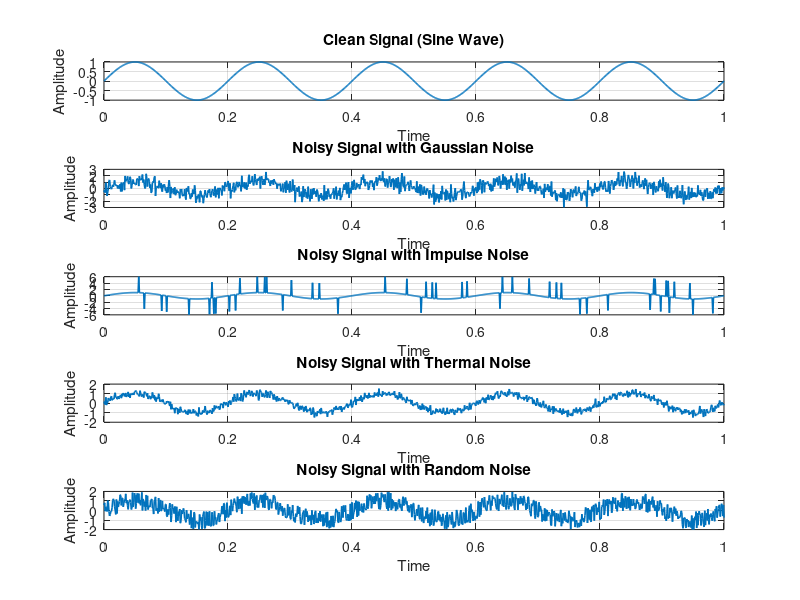

Here is the MATLAB script that generated this plot:
clc;
clear;
close all;

% Simulate a clean signal (sine wave)
fs = 1000;                     % Sampling frequency
t = linspace(0, 1, fs);        % Time vector
freq = 5;                      % Frequency of sine wave
clean_signal = sin(2*pi*freq*t);

% 1. Gaussian Noise
mean_val = 0;
variance = 0.5;
gaussian_noise = mean_val + sqrt(variance) * randn(1, fs);
noisy_signal_gaussian = clean_signal + gaussian_noise;

% 2. Impulse Noise
impulse_noise = zeros(1, fs);
impulse_positions = randi([1 fs], 1, 50);
impulse_values = 5 * (2*randi([0 1], 1, 50) - 1); % Generates -5 or 5
impulse_noise(impulse_positions) = impulse_values;
noisy_signal_impulse = clean_signal + impulse_noise;

% 3. Thermal Noise
thermal_mean = 0;
thermal_variance = 0.05;
thermal_noise = thermal_mean + sqrt(thermal_variance) * randn(1, fs);
noisy_signal_thermal = clean_signal + thermal_noise;

% 4. Random Noise
random_noise = -1 + 2*rand(1, fs);  % Uniform distribution between -1 and 1
noisy_signal_random = clean_signal + random_noise;

% Plotting
figure;

subplot(5,1,1);
plot(t, clean_signal, 'LineWidth', 1.2);
title('Clean Signal (Sine Wave)');
xlabel('Time');
ylabel('Amplitude');
grid on;

subplot(5,1,2);
plot(t, noisy_signal_gaussian, 'LineWidth', 1.2);
title('Noisy Signal with Gaussian Noise');
xlabel('Time');
ylabel('Amplitude');
grid on;

subplot(5,1,3);
plot(t, noisy_signal_impulse, 'LineWidth', 1.2);
title('Noisy Signal with Impulse Noise');
xlabel('Time');
ylabel('Amplitude');
grid on;

subplot(5,1,4);
plot(t, noisy_signal_thermal, 'LineWidth', 1.2);
title('Noisy Signal with Thermal Noise');
xlabel('Time');
ylabel('Amplitude');
grid on;

subplot(5,1,5);
plot(t, noisy_signal_random, 'LineWidth', 1.2);
title('Noisy Signal with Random Noise');
xlabel('Time');
ylabel('Amplitude');
grid on;

% SNR Calculation
snr_gaussian = 10 * log10(var(clean_signal) / var(gaussian_noise));
snr_impulse  = 10 * log10(var(clean_signal) / var(impulse_noise));
snr_thermal  = 10 * log10(var(clean_signal) / var(thermal_noise));
snr_random   = 10 * log10(var(clean_signal) / var(random_noise));

fprintf('Signal-to-Noise Ratio (SNR) with Gaussian Noise: %.2f dB\n', snr_gaussian);
fprintf('Signal-to-Noise Ratio (SNR) with Impulse Noise: %.2f dB\n', snr_impulse);
fprintf('Signal-to-Noise Ratio (SNR) with Thermal Noise: %.2f dB\n', snr_thermal);
fprintf('Signal-to-Noise Ratio (SNR) with Random Noise: %.2f dB\n', snr_random);
